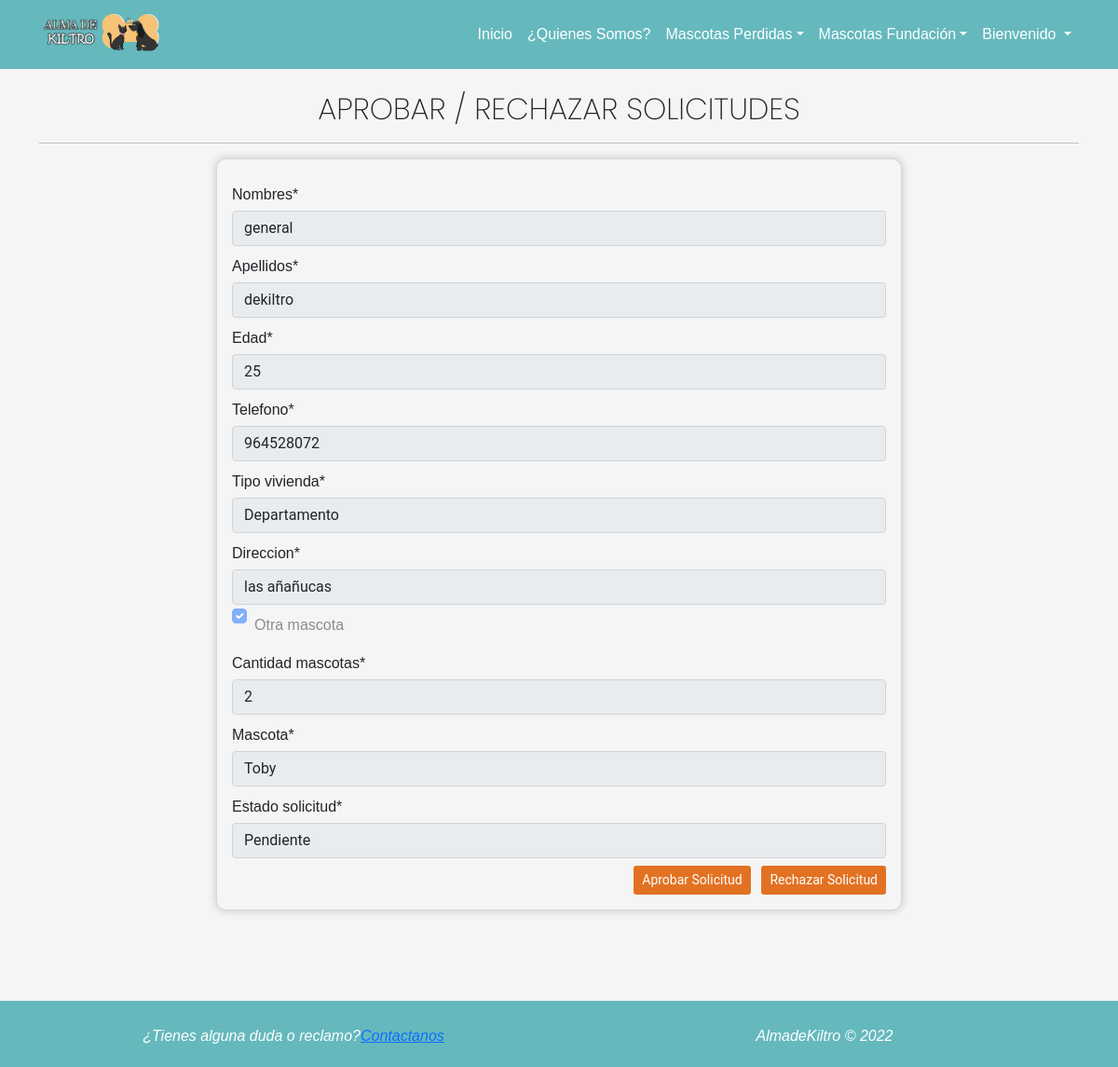
/ver_solicitud/34/ (signed in), run on the app's committed database.
### app/models.py (models this page shows, shortened)
class FormularioAdopcion(models.Model):
    nombres = models.CharField(max_length=250)
    apellidos = models.CharField(max_length=250)
    edad = models.IntegerField()
    telefono = models.IntegerField()
    tipo_vivienda = models.CharField(max_length=50,choices=opciones_tipo_vivienda)
    direccion = models.CharField(max_length=250)
    otra_mascota = models.BooleanField()
    fecha_solicitud = models.DateField(auto_now=True)
    cantidad_mascotas = models.IntegerField(choices=opciones_cantidad_mascotas)
    mascota = models.ForeignKey(Mascota, on_delete=models.PROTECT)
    estado_solicitud = models.CharField(max_length=50, choices=opciones_estado_solicitud, default='Pendiente')

### app/views.py (the view)
# urls.py: path('ver_solicitud/<id>/', ver_solicitud, name="ver_solicitud"),
@permission_required('app.view_formularioadopcion')
def ver_solicitud(request, id):
    solicitudes = get_object_or_404(FormularioAdopcion, id=id)
    data ={
        'form': FormularioSolicitudes(instance=solicitudes)
    }
    return render(request,'app/mascota/ver_solicitudes.html',data)

### app/forms.py
class FormularioSolicitudes(forms.ModelForm):
    class Meta:
        model = FormularioAdopcion
        fields= '__all__'

### app/models.py (called while the page is built)
    def __str__(self):
        return self.nombre_mascota

### app/templates/app/mascota/ver_solicitudes.html (shortened to what this page needs)
{% extends 'app/base.html' %}
{% load static %}
{% block css %}
<link rel="stylesheet" href="{% static 'app/css/login.css' %}">
<link rel="stylesheet" href="{% static 'app/css/mascotas.css' %}">
{% endblock %}
{% block contenido %} {% load crispy_forms_tags %}
<h2 class="text-center letraInicio">APROBAR / RECHAZAR SOLICITUDES</h2>
<hr>
<div class="row">
    <div class="col-12 col-md-8 offset-md-2">
        <div class="card" id="cardAgregar">
            <div class="card-body">
                <form action="" id="verSolicitudForm" method="POST" enctype="multipart/form-data">
                    {% csrf_token %} {{form | crispy }}
                    <div class="float-end">
                        <a href="#" onclick="aceptarSolicitud()" class="btn btn-outline linkSolicitar text-center btn-sm mt-2">
                            Aprobar Solicitud
                        </a>
                        <a href="#" onclick="rechazarSolicitud({{ m.id }})" class="btn btn-outline linkSolicitar text-center btn-sm mt-2">
                            Rechazar Solicitud
                        </a>
                    </div>
                </form>
            </div>
        </div>
    </div>
</div>
<br><br>
{% endblock %}

### app/static/app/css/navbar.css (style rules this page uses)
body { font-family: 'Roboto', sans-serif; }
* { margin: 0; padding: 0; }

### app/static/app/css/style.css (style rules this page uses)
html { min-height: 100%; position: relative; }
body { background-color: whitesmoke; }

### app/static/app/css/login.css (style rules this page uses)
#cardAgregar { box-shadow: 0px 0px 10px #c5c4c4; border-radius: 10px; background-color: rgba(245, 245, 245, 0.4); }
.letraInicio { font-family: 'Poppins'; font-style: ExtraLigth; font-weight:200; }
label , p { font-family: 'Merriweather Sans', sans-serif; font-style: medium; font-weight:300; margin-top: 10px; margin-bottom: 5px; }

### app/static/app/css/mascotas.css (style rules this page uses)
.linkSolicitar { color: white; background-color: #e27222; }
label , p { font-family: 'Merriweather Sans', sans-serif; font-style: medium; font-weight:300; margin-top: 10px; margin-bottom: 5px; }
#cardAgregar { box-shadow: 0px 0px 10px #c5c4c4; border-radius: 10px; background-color: rgba(245, 245, 245, 0.4); }
.letraInicio { font-family: 'Poppins'; font-style: ExtraLigth; font-weight:200; }

### data on the page
FormularioAdopcion: nombres "general", apellidos "dekiltro", edad "25", telefono "964528072", tipo_vivienda "Departamento", direccion "las añañucas", otra_mascota "☑", cantidad_mascotas "2", mascota "Toby", estado_solicitud "Pendiente"
